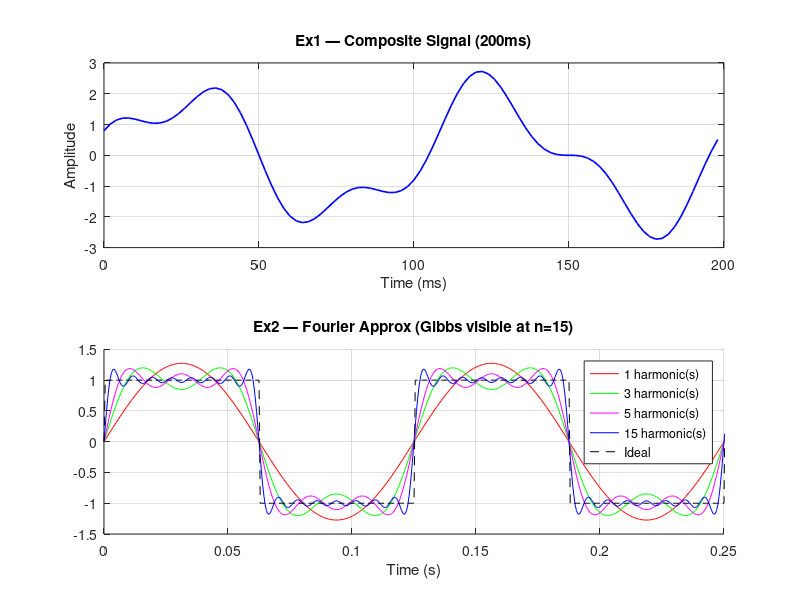

MATLAB code for this plot:
% Module 02 — Solutions
clear; clc; close all;

%% Ex 1
fs=500; T=1; t=0:1/fs:T-1/fs;
x = 2*sin(2*pi*10*t) + 0.8*cos(2*pi*25*t);
figure;
subplot(2,1,1);
plot(t(t<0.2)*1000, x(t<0.2), 'b', 'LineWidth', 1.2);
xlabel('Time (ms)'); ylabel('Amplitude');
title('Ex1 — Composite Signal (200ms)'); grid on;

rms_analytical = sqrt((2^2 + 0.8^2)/2);
fprintf('RMS analytical: %.4f\n', rms_analytical);
fprintf('RMS octave:     %.4f\n', rms(x));
fprintf('Composite period: 0.20 s (LCM of 0.1s and 0.04s)\n');

%% Ex 2
f0=8; fs2=2000; t2=0:1/fs2:1-1/fs2;
ideal_sq = sign(sin(2*pi*f0*t2));
subplot(2,1,2); hold on;
colors_line = {'r','g','m','b'};
for idx=1:4
  n_max=[1 3 5 15]; nmax=n_max(idx);
  xa=zeros(size(t2));
  for k=1:2:nmax; xa=xa+(1/k)*sin(2*pi*k*f0*t2); end
  xa=(4/pi)*xa;
  plot(t2,xa,colors_line{idx},'DisplayName',sprintf('%d harmonic(s)',nmax));
end
plot(t2,ideal_sq,'k--','LineWidth',0.5,'DisplayName','Ideal');
xlim([0 0.25]); legend; grid on;
xlabel('Time (s)'); title('Ex2 — Fourier Approx (Gibbs visible at n=15)');
